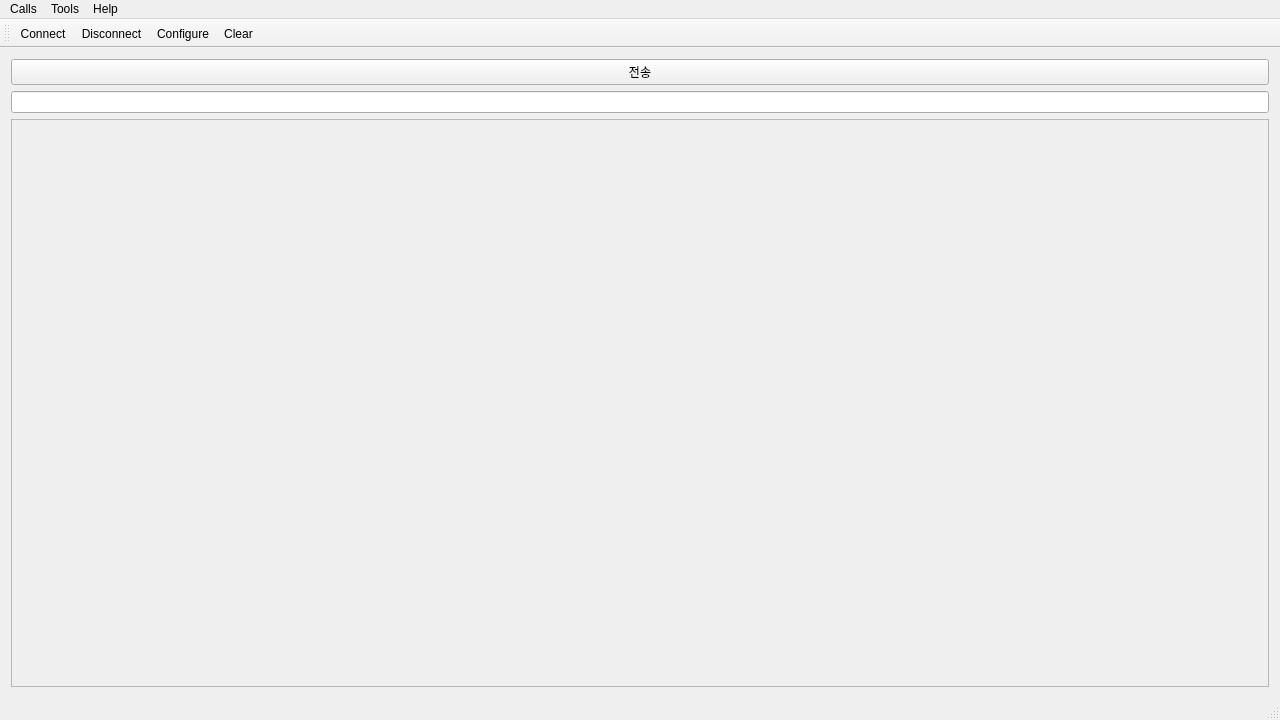
<?xml version="1.0" encoding="UTF-8"?>
<ui version="4.0">
 <class>MainWindow</class>
 <widget class="QMainWindow" name="MainWindow">
  <property name="geometry">
   <rect>
    <x>0</x>
    <y>0</y>
    <width>1280</width>
    <height>720</height>
   </rect>
  </property>
  <property name="windowTitle">
   <string>Simple Terminal</string>
  </property>
  <property name="documentMode">
   <bool>false</bool>
  </property>
  <widget class="QWidget" name="centralWidget">
   <layout class="QVBoxLayout" name="verticalLayout">
    <item>
     <layout class="QHBoxLayout" name="horizontalLayout"/>
    </item>
    <item>
     <widget class="QPushButton" name="btn_send">
      <property name="text">
       <string>전송</string>
      </property>
     </widget>
    </item>
    <item>
     <widget class="QLineEdit" name="input_text"/>
    </item>
    <item>
     <widget class="QTextEdit" name="text_recv">
      <property name="enabled">
       <bool>false</bool>
      </property>
      <property name="acceptDrops">
       <bool>false</bool>
      </property>
     </widget>
    </item>
   </layout>
  </widget>
  <widget class="QMenuBar" name="menuBar">
   <property name="geometry">
    <rect>
     <x>0</x>
     <y>0</y>
     <width>1280</width>
     <height>21</height>
    </rect>
   </property>
   <widget class="QMenu" name="menuCalls">
    <property name="title">
     <string>Calls</string>
    </property>
    <widget class="QMenu" name="menuType">
     <property name="title">
      <string>Type</string>
     </property>
     <addaction name="separator"/>
     <addaction name="actionSerial"/>
     <addaction name="actionTermina"/>
     <addaction name="separator"/>
     <addaction name="separator"/>
    </widget>
    <addaction name="actionConnect"/>
    <addaction name="actionDisconnect"/>
    <addaction name="separator"/>
    <addaction name="menuType"/>
    <addaction name="actionQuit"/>
   </widget>
   <widget class="QMenu" name="menuTools">
    <property name="title">
     <string>Tools</string>
    </property>
    <addaction name="actionConfigure"/>
    <addaction name="actionClear"/>
   </widget>
   <widget class="QMenu" name="menuHelp">
    <property name="title">
     <string>Help</string>
    </property>
    <addaction name="actionAbout"/>
   </widget>
   <addaction name="menuCalls"/>
   <addaction name="menuTools"/>
   <addaction name="menuHelp"/>
  </widget>
  <widget class="QToolBar" name="mainToolBar">
   <attribute name="toolBarArea">
    <enum>TopToolBarArea</enum>
   </attribute>
   <attribute name="toolBarBreak">
    <bool>false</bool>
   </attribute>
   <addaction name="actionConnect"/>
   <addaction name="actionDisconnect"/>
   <addaction name="actionConfigure"/>
   <addaction name="actionClear"/>
  </widget>
  <widget class="QStatusBar" name="statusBar"/>
  <action name="actionAbout">
   <property name="text">
    <string>&amp;About</string>
   </property>
   <property name="toolTip">
    <string>About program</string>
   </property>
   <property name="shortcut">
    <string>Alt+A</string>
   </property>
  </action>
  <action name="actionAboutQt">
   <property name="text">
    <string>About Qt</string>
   </property>
  </action>
  <action name="actionConnect">
   <property name="icon">
    <iconset resource="../CanAnalyzer.qrc">
     <normaloff>:/images/connect.png</normaloff>:/images/connect.png</iconset>
   </property>
   <property name="text">
    <string>C&amp;onnect</string>
   </property>
   <property name="toolTip">
    <string>Connect to serial port</string>
   </property>
   <property name="shortcut">
    <string>Ctrl+O</string>
   </property>
  </action>
  <action name="actionDisconnect">
   <property name="icon">
    <iconset resource="../CanAnalyzer.qrc">
     <normaloff>:/images/disconnect.png</normaloff>:/images/disconnect.png</iconset>
   </property>
   <property name="text">
    <string>&amp;Disconnect</string>
   </property>
   <property name="toolTip">
    <string>Disconnect from serial port</string>
   </property>
   <property name="shortcut">
    <string>Ctrl+D</string>
   </property>
  </action>
  <action name="actionConfigure">
   <property name="icon">
    <iconset resource="../CanAnalyzer.qrc">
     <normaloff>:/images/settings.png</normaloff>:/images/settings.png</iconset>
   </property>
   <property name="text">
    <string>&amp;Configure</string>
   </property>
   <property name="toolTip">
    <string>Configure serial port</string>
   </property>
   <property name="shortcut">
    <string>Alt+C</string>
   </property>
  </action>
  <action name="actionClear">
   <property name="icon">
    <iconset resource="../CanAnalyzer.qrc">
     <normaloff>:/images/clear.png</normaloff>:/images/clear.png</iconset>
   </property>
   <property name="text">
    <string>C&amp;lear</string>
   </property>
   <property name="toolTip">
    <string>Clear data</string>
   </property>
   <property name="shortcut">
    <string>Alt+L</string>
   </property>
  </action>
  <action name="actionQuit">
   <property name="icon">
    <iconset resource="../CanAnalyzer.qrc">
     <normaloff>:/images/application-exit.png</normaloff>:/images/application-exit.png</iconset>
   </property>
   <property name="text">
    <string>&amp;Quit</string>
   </property>
   <property name="shortcut">
    <string>Ctrl+Q</string>
   </property>
  </action>
  <action name="actionSerial">
   <property name="checkable">
    <bool>true</bool>
   </property>
   <property name="checked">
    <bool>true</bool>
   </property>
   <property name="text">
    <string>Serial</string>
   </property>
  </action>
  <action name="actionTermina">
   <property name="checkable">
    <bool>true</bool>
   </property>
   <property name="text">
    <string>Terminal</string>
   </property>
  </action>
 </widget>
 <layoutdefault spacing="6" margin="11"/>
 <resources>
  <include location="../CanAnalyzer.qrc"/>
 </resources>
 <connections/>
</ui>
